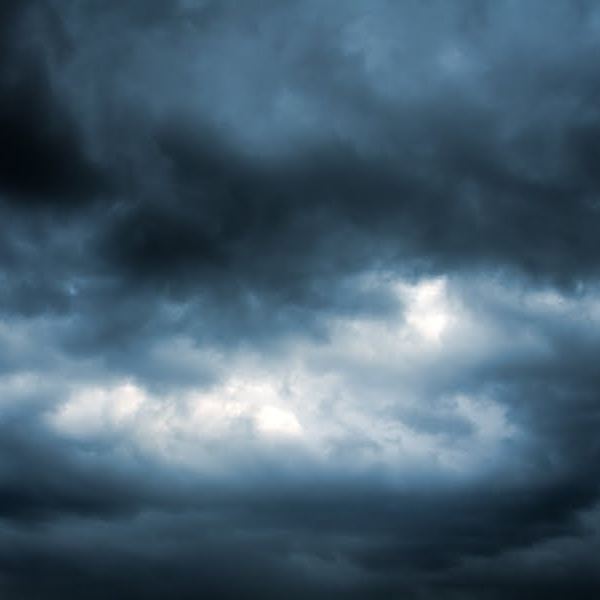
#> input picture SMVC/data/18060801-narrow_std/raw_images/cloudy_sky-7653.jpg, 600 x 600 px; its folder holds only this picture in this run
$ python main.py
#> lines starting #> are read from the running program, lines starting #| are printed output that depends on the picture

import pylab
#import rawpy
from glob import glob
import os

expList = ['../../data/18060801-narrow_std/',
           '../../data/18060802-wide_std/']

xmin    = 0
xmax    = 1000
ymin    = 0
ymax    = 1000

width   = 100
height  = 100


for exp in expList: #[1:]: #[:1]:
    for fn in glob(exp + '/raw_images/*.jpg'):

        print(fn)

        try:
            os.makedirs(os.path.dirname(fn) + '/../training_images')#, exists_ok = True)
        except:
            pass
        try:
             os.makedirs(os.path.dirname(fn) + '/../test_images')#, exists_ok = True)
        except:
            pass

        #raw = rawpy.imread(fn)
        #bayer = raw.raw_image
        bayer = pylab.imread(fn)
#> bayer is the input picture: shape (600, 600, 3); mean R, G, B 72.2, 96, 112.9


        pylab.imshow(bayer)

        print(bayer.shape)
#| (600, 600, 3)


        for i in range(xmin,xmax,width):
            for j in range(ymin, ymax, height):


                try:
                    if i > j:
                        train_01    = bayer[j:j+height, i:i+width]
                        if train_01.shape[0] > 0 and train_01.shape[1] > 0:
                            train_01_fn = fn.replace('raw_images', 'training_images').replace('.jpg', '-train_01_%d_%d.jpg' % (i,j))
                            pylab.imsave(train_01_fn, train_01)
                except:
                    pass

                try:
                    if j > i:
                        test_02     = bayer[j:j+height, i:i+width]
                        if test_02.shape[0] > 0 and test_02.shape[1] > 0:
                            test_02_fn = fn.replace('raw_images', 'test_images').replace('.jpg', '-test_02_%d_%d.jpg' % (i,j))
                            pylab.imsave(test_02_fn, test_02)
                except:
                    pass
#> this loop made 10 passes
#> pass 1, `pylab.imsave(test_02_fn, test_02)`:
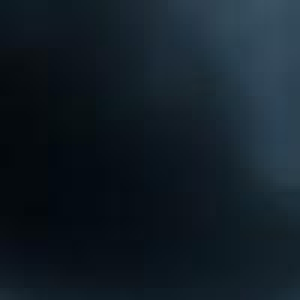
#> saved as cloudy_sky-7653-test_02_0_100.jpg: shape (100, 100, 3) (shown 3 times larger); mean R, G, B 18.6, 30.1, 39.4
#> pass 1, `pylab.imsave(test_02_fn, test_02)`:
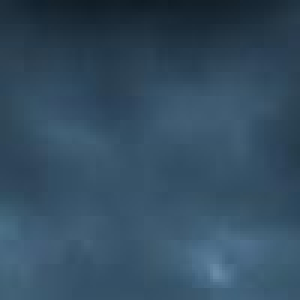
#> saved as cloudy_sky-7653-test_02_0_200.jpg: shape (100, 100, 3) (shown 3 times larger); mean R, G, B 51.2, 76.7, 96.5
#> pass 1, `pylab.imsave(test_02_fn, test_02)`:
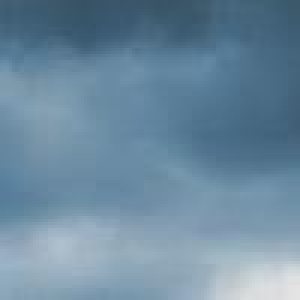
#> saved as cloudy_sky-7653-test_02_0_300.jpg: shape (100, 100, 3) (shown 3 times larger); mean R, G, B 108, 137.9, 159.4
#> pass 1, `pylab.imsave(test_02_fn, test_02)`:
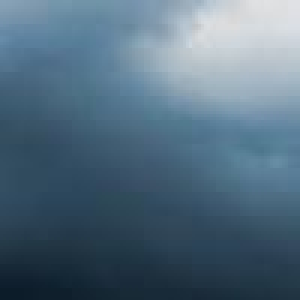
#> saved as cloudy_sky-7653-test_02_0_400.jpg: shape (100, 100, 3) (shown 3 times larger); mean R, G, B 83.2, 108.3, 126.6


        #pylab.show()
